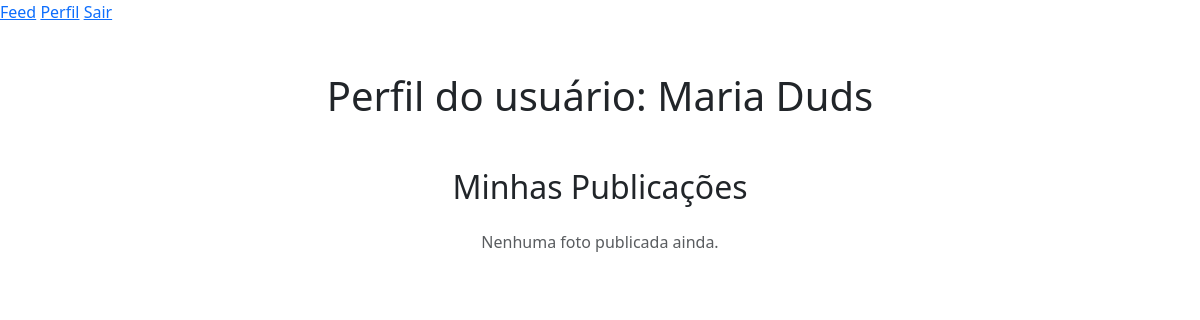
The page /profile/2 (signed in) on the database as committed earlier.
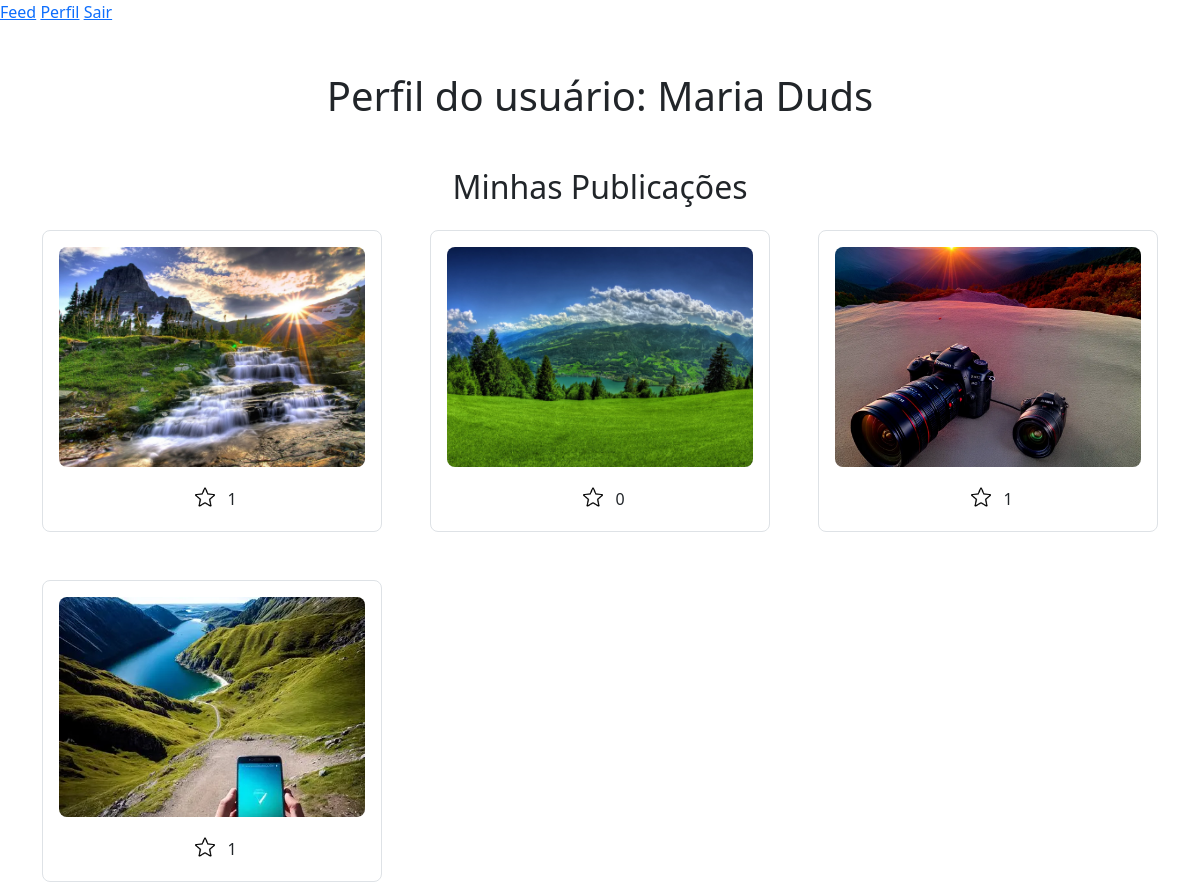
The same page on the database as committed later.
### appfleshi/models.py (models this page shows)
class Photo(database.Model):
    id = database.Column(database.Integer, primary_key=True)
    file_name = database.Column(database.String(255), default="default.jpg")
    upload_date = database.Column(database.DateTime(timezone=True), nullable=False, default=lambda: datetime.now(timezone.utc))
    user_id = database.Column(database.Integer, database.ForeignKey("user.id"), nullable=False)
    likes = database.relationship('Like', backref='photo', lazy=True, cascade="all, delete-orphan") #Permite a exclusão de fotos

### appfleshi/routes.py (the view)
@app.route('/profile/<user_id>', methods=['GET', 'POST'])
@login_required
def profile(user_id):
    user_to_view = None #Variável flexível
    photo_form = None
    if int(user_id) == current_user.id:
        user_to_view = current_user #Atribui o objeto que é dono do perfil à variável
        photo_form = PhotoForm()
        if photo_form.validate_on_submit():
            file = photo_form.photo.data
            secure_name = secure_filename(file.filename)
            path = os.path.join(os.path.abspath(os.path.dirname(__file__)), app.config["UPLOAD_FOLDER"], secure_name)
            file.save(path)
            photo = Photo(file_name=secure_name, user_id=current_user.id)
            database.session.add(photo)
            database.session.commit()
            return redirect(url_for('profile', user_id=current_user.id))
    else:
        user_to_view = User.query.get(int(user_id)) #Atribui um perfil terceiro à variável
        if not user_to_view:
            return redirect(url_for('feed'))
    for photo in user_to_view.photos:
        photo.user_liked = any(like.user_id == current_user.id for like in photo.likes)
    return render_template('profile.html', user=user_to_view, form=photo_form)

### appfleshi/models.py (called while the page is built)
@login_manager.user_loader
def load_user(user_id):
    return User.query.get(int(user_id))

### appfleshi/templates/profile.html (shortened to what this page needs)
{% extends "homepage.html" %}
{% block body %}
{% include "navbar.html" %}
<div class="container mt-5">
    <h1 class="text-center mb-4">Perfil do usuário: {{ user.username }}</h1>
    <h2 class="text-center mt-5 mb-4">Minhas Publicações</h2>
    <div class="row g-5">
        {% for photo in user.photos %}
        <div class="col-12 col-sm-6 col-md-4 d-flex justify-content-center">
            <div class="border rounded-3 p-3" style="width: 430px;">
                    <img src="{{ url_for('static', filename='posts_photos/' ~ photo.file_name) }}"
                         alt="Imagem de {{ user.username }}"
                         style="width: 100%; height: 220px; object-fit: cover; display: block; border-radius: 8px;x">
                {% if user.id == current_user.id %}
                    <form action="{{ url_for('delete', photo_id=photo.id) }}" method="post" class="mt-2">
                        <button type="submit" class="btn border-0 bg-transparent p-2">
                            <img src="{{ url_for('static', filename='site_photos/delete.png') }}"
                                 alt="Lata de lixo" width="30px">
                        </button>
                    </form>
                {% else %}
                    <form action="{{ url_for('like_photo', photo_id=photo.id) }}"
                          method="post" class="mt-2 text-center">
                        <button type="submit" class="btn border-0 bg-transparent p-2">
                            {% if photo.user_liked %}
                                <img src="{{ url_for('static', filename='site_photos/full-star.png') }}" width="20px">
                            {% else %}
                                <img src="{{ url_for('static', filename='site_photos/empty-star.png') }}" width="20px">
                            {% endif %}
                        </button>
                        <span class="likes-count">{{ photo.likes | length }}</span>
                    </form>
                {% endif %}
            </div>
        </div>
        {% endfor %}
    </div>
    {% if not user.photos %}
        <p class="text-center mt-5 text-muted">Nenhuma foto publicada ainda.</p>
    {% endif %}
</div>
{% endblock %}

Rows that differ between the two databases and show on the page:
added Photo: file_name (picture), likes|length "1"
added Photo: file_name (picture), likes|length "0"
added Photo: file_name (picture), likes|length "1"
added Photo: file_name (picture), likes|length "1"
Other text that changed with them:
text no longer shown: "Nenhuma foto publicada ainda."
